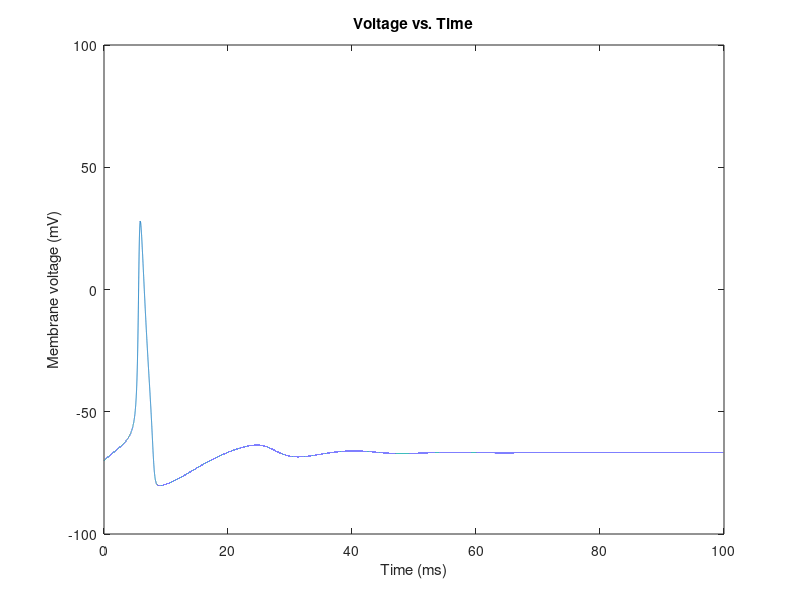
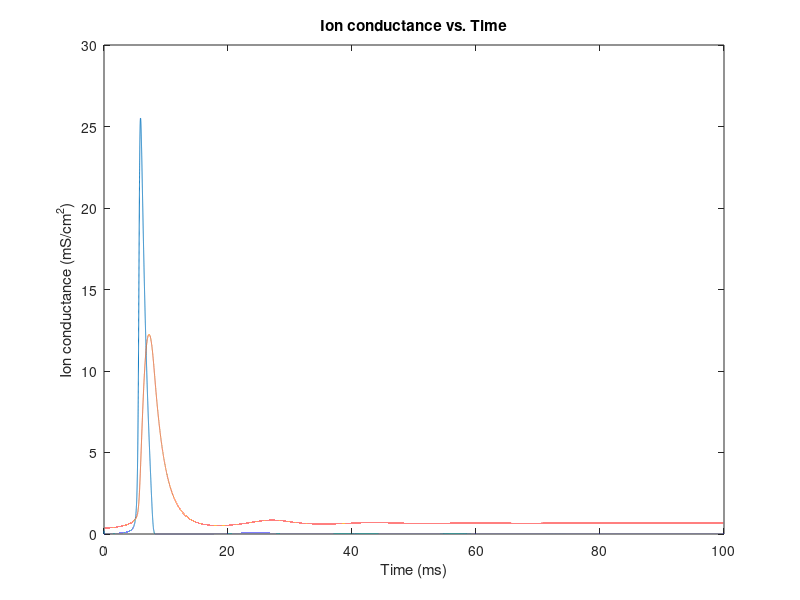

Write the MATLAB code that produced these figures, in order.
%Constants
    maxTime = 100; %100 ms simulation
    time = [0:0.001:maxTime];
    timeLen = length(time);
    gbar_K = 36; %mS/cm^2
    gbar_Na = 120;
    gbar_L = 0.3;
    E_K = -12; %mV
    E_Na = 115;
    E_L = 10.6;
    V_rest = -70;
    C_m = 2;
    %Step size
    stepSize = .001;
    
    %Creates pulse current of 5 mA / cm^2 and applies it for .5ms
    I_in = [ones(1, .5/.001) zeros(1, 99.5 / 0.001 + 1)];
    %I_in(I_in == 1) = 50;
    I_in(:) = 5;
    
    %Initial conditions
    V_m = [zeros(1, timeLen)];
    V_i = 0;    
    
    a_m = 0.1*((25-V_i)/(exp((25-V_i)/10)-1));
    b_m = 4*exp(-V_i/18);
    a_n = 0.01*((10-V_i)/(exp((10-V_i)/10)-1));
    b_n = .125*exp(-V_i/80);
    a_h = 0.07*exp(-V_i/20);
    b_h = 1/(exp((30-V_i)/10)+1);
    
    
    m = a_m / (a_m + b_m);
    n = a_n / (a_n + b_n);
    h = a_h / (a_h + b_h);
    
    g_Na = [m^2*gbar_Na*h zeros(1, timeLen-1)];
    g_K = [n^4 * gbar_K zeros(1,timeLen-1)];
    g_L = [gbar_L zeros(1, timeLen-1)];
   
    %Loop
    for(i = 2:timeLen)
       
        %Update gating conditions
        a_m = 0.1*((25-V_m(i-1))/(exp((25-V_m(i-1))/10)-1));
        b_m = 4*exp(-V_m(i-1)/18);
        a_n = 0.01*((10-V_m(i-1))/(exp((10-V_m(i-1))/10)-1));
        b_n = .125*exp(-V_m(i-1)/80);
        a_h = 0.07*exp(-V_m(i-1)/20);
        b_h = 1/(exp((30-V_m(i-1))/10)+1);
        
        %Calculate differentials of gating probabilities
        dm = a_m * (1-m) - b_m * m;
        dn = a_n * (1-n) - b_n * n;
        dh = a_h * (1-h) - b_h * h;
       
        %Update channel probabilities using Euler's method
        m = m + stepSize*dm;
        n = n + stepSize*dn;
        h = h + stepSize*dh;
        
        %Calculate currents
        I_Na = m^3*gbar_Na*h*(V_m(i-1) - E_Na);
        I_K = n^4 * gbar_K * (V_m(i-1) - E_K);
        I_L = gbar_L * (V_m(i-1) - E_L);
        I_ion = I_in(i) - I_K - I_Na - I_L;
        
        %Update ion channel conductances
        g_Na(i) = m.^3*gbar_Na*h;
        g_K(i) = n^4*gbar_K;
        g_L(i) = gbar_L;
        
        %Calculate membrance potential change
        dV_m = I_ion / C_m;
  
        
        %Update membrane potential
         V_m(i) = V_m(i-1) + stepSize * dV_m;
        
        
    end
    %Shift entire system by -70 mV to enter correct biological value range
    V_m = V_m + V_rest;
    %Graphs Voltage vs. Time
    figure();
    plot(time, V_m);
    axis([0,100, -100, 100]);
    title('Voltage vs. Time');
    xlabel('Time (ms)');
    ylabel('Membrane voltage (mV)');
    
    %Graphs Ion conductance vs. time
    figure();
    plot(time, g_Na, time, g_K);
    xlabel('Time (ms)');
    ylabel('Ion conductance (mS/cm^2)');
    title('Ion conductance vs. Time');
    